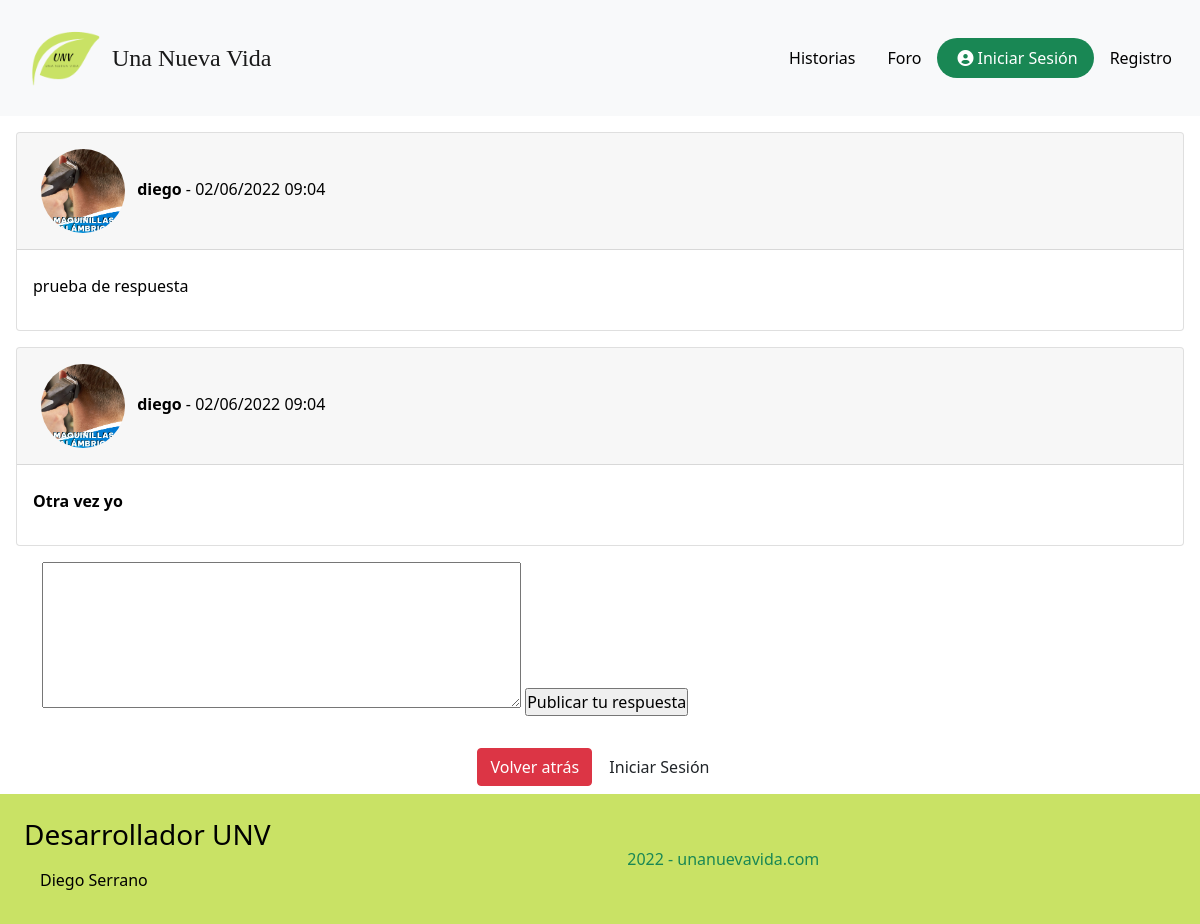
The page /web/index.php?ctl=verTemaForo&id=109 on the database its author committed.
### tables this page shows
CREATE TABLE `respuestas_foro` (
  `id_respuesta` int(8) NOT NULL,
  `contenido_respuesta` text NOT NULL,
  `fecha_respuesta` timestamp NULL DEFAULT current_timestamp(),
  `tema_respuesta` int(8) NOT NULL,
  `by_respuesta` int(8) NOT NULL
);

CREATE TABLE `usuarios` (
  `id_usuario` int(11) NOT NULL,
  `usuario` varchar(10) NOT NULL,
  `password` varchar(200) NOT NULL,
  `nombre` varchar(20) NOT NULL,
  `apellidos` varchar(40) DEFAULT NULL,
  `email` varchar(40) NOT NULL,
  `telefono` varchar(12) DEFAULT NULL,
  `fecha_nac` date DEFAULT NULL,
  `descripcion` text DEFAULT NULL,
  `vr_apps` text DEFAULT NULL,
  `foto_perfil` varchar(100) NOT NULL,
  `fecha_creacion` datetime NOT NULL DEFAULT current_timestamp(),
  `rol` int(11) NOT NULL,
  `activo` int(11) NOT NULL,
  `google` tinyint(4) NOT NULL
);

### app/modelos/Model.php (called while the page is built, shortened)
<?php
class Model extends PDO {
    public function __construct()
    {
            $this->conexion = new PDO('mysql:host=' . Config::$mvc_bd_hostname . ';dbname=' . Config::$mvc_bd_nombre . '', Config::$mvc_bd_usuario, Config::$mvc_bd_clave);
    }
}
?>

### app/modelos/classForo.php (called while the page is built, shortened)
<?php
class Foro extends Model {
    public function getRespuesta($id_respuesta) {
        $consulta = "SELECT * FROM respuestas_foro, usuarios WHERE by_respuesta=id_usuario AND tema_respuesta=:tema_respuesta";
        $result = $this->conexion->prepare($consulta);
        $result->bindParam(':tema_respuesta', $id_respuesta);
        if ($result->execute()) {
            $resultado = $result->fetchAll();
            return $resultado;
        } else {
            false;
        }
    }
}
?>

### app/controladores/cForo.php (called while the page is built, shortened)
<?php
class cForo {
    public function verTemaForo() {
        try {
            $id_tema = recoge('id');
            $foro = new Foro();
            $respuestas = $foro->getRespuesta($id_tema);
        } catch (Exception $e) {
            error_log($e->getMessage() . microtime() . PHP_EOL, 3, "logExceptio.txt");
            header('Location: index.php?ctl=error');
        } catch (Error $e) {
            error_log($e->getMessage() . microtime() . PHP_EOL, 3, "logError.txt");
            header('Location: index.php?ctl=error');
        }
        require __DIR__ . './../vistas/vVerTemaForo.php';
    }
}
?>

### app/vistas/vVerTemaForo.php (the view, shortened to what this page needs)
<?php foreach ($respuestas as $respuesta) { ?>
	<?php
	$fechaOriginal = $respuesta['fecha_respuesta'];
	$newDate = date("d/m/Y H:i", strtotime($fechaOriginal));
	?>
      <div class="card m-3">
	      <div class="card-header">
		  	<img class="rounded-circle p-2 imgForo" src="<?php echo $respuesta['foto_perfil'] ?>" title="<?php echo $respuesta['usuario'] ?>'s profile pic" alt="Picture">
		  	<b><?php echo $respuesta['usuario']; ?></b><?php echo " - ".$newDate ?>
	      </div>
	      <div class="card-body">
		      <?php echo $respuesta['contenido_respuesta'];?>
	      </div>
      </div>
<?php } ?>
<div class="col-md-12 justify-content-center mb-4">
	<div class="container">
	<form action="index.php?ctl=enviarRespuesta" method="POST">
	<textarea name="respuesta" rows="6" cols="50" id="publicarRespuesta"></textarea>
		<input type="submit" value="Publicar tu respuesta" name="enviarRespuesta">
	</form>
</div>
</div>
<div class="d-flex justify-content-center">
    <div class="p-2">
    <a class="btn btn-danger" href="index.php?ctl=listarForo">Volver atrás</a>
    <a class="btn botonAzul" name="inicio" href="index.php?ctl=entrarUsuario">Iniciar Sesión</a>
</div>
</div>
<?php include __DIR__ . './layout.php' ?>

### web/css/style.css (style rules this page uses)
* { -webkit-box-sizing: border-box; box-sizing: border-box; margin: 0; padding: 0; }
.imgForo { width: 100px; height: 100px; overflow: hidden; object-fit: cover; }

### rows shown on the page
respuestas_foro: by_respuesta.usuario (picture), by_respuesta.usuario "diego", fecha_respuesta "02/06/2022 09:04", contenido_respuesta "prueba de respuesta"
respuestas_foro: by_respuesta.usuario (picture), by_respuesta.usuario "diego", fecha_respuesta "02/06/2022 09:04", contenido_respuesta "Otra vez yo"
